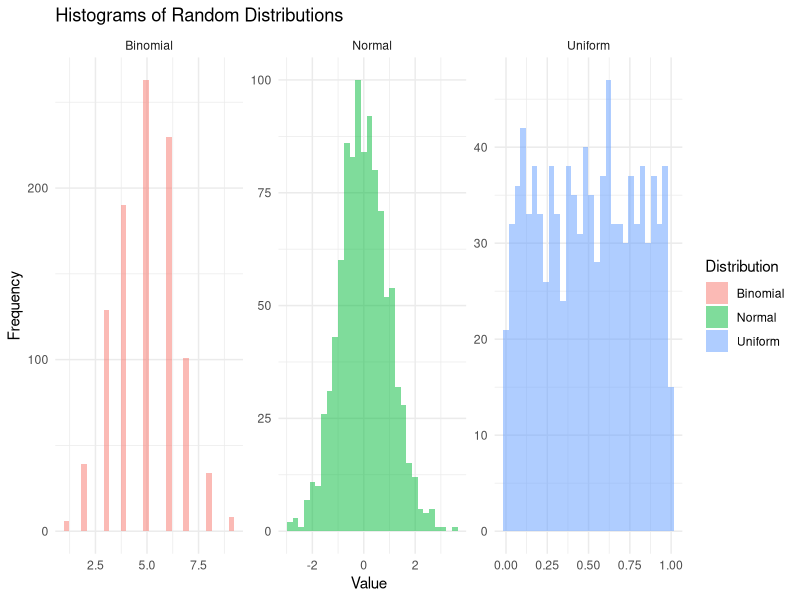

Write the R code that produced this figure.
## ---- chunk 1
# Install packages

install.packages("ggplot2")
install.packages("dplyr")
library(ggplot2)
library(dplyr)

## ---- chunk 2
# Generating and creating data for binomial, normal, and uniform data:

n <- 1000  
p <- 0.5   
mean <- 0  
sd <- 1    
min_val <- 0  
max_val <- 1  

b_data <- rbinom(n, size = 10, prob = p)
n_data <- rnorm(n, mean = mean, sd = sd)
u_data <- runif(n, min = min_val, max = max_val)

b_df <- data.frame(x = b_data, distribution = "Binomial")
n_df <- data.frame(x = n_data, distribution = "Normal")
u_df <- data.frame(x = u_data, distribution = "Uniform")

data <- bind_rows(b_df, n_df, u_df)

## ---- chunk 3
# Creating histograms

# Plot histograms
ggplot(data, aes(x = x, fill = distribution)) +
  geom_histogram(position = "identity", alpha = 0.5, bins = 30) +
  facet_wrap(~ distribution, scales = "free") +
  theme_minimal() +
  labs(title = "Histograms of Random Distributions",
       x = "Value", y = "Frequency",
       fill = "Distribution")

